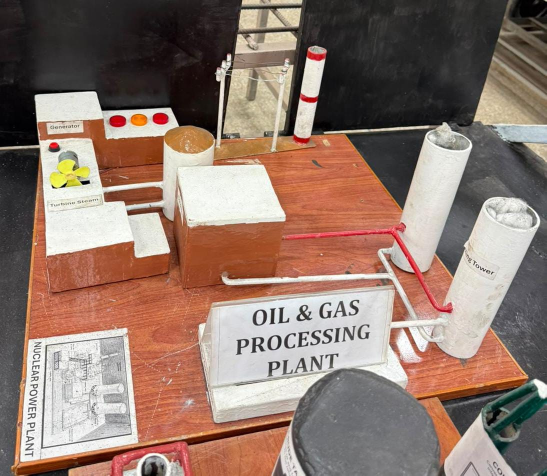
#> input picture new images/1.jpeg, 1093 x 951 px (shown at 1/2 size); its folder holds only this picture in this run
$ python make_sheet.py
#> lines starting #> are read from the running program, lines starting #| are printed output that depends on the picture
import os
from PIL import Image, ImageDraw

folder = "new images"
images = [f for f in os.listdir(folder) if f.endswith(('.jpeg', '.jpg', '.png'))]
images.sort()

thumb_width = 300
thumb_height = 200
cols = 5
rows = (len(images) + cols - 1) // cols

contact_sheet = Image.new('RGB', (cols * thumb_width, rows * thumb_height), (255, 255, 255))
#> contact_sheet: PIL image 1500x200 RGB; every value is 255
draw = ImageDraw.Draw(contact_sheet)

for i, img_name in enumerate(images):
    img_path = os.path.join(folder, img_name)
    try:
        img = Image.open(img_path)
#> img is the input picture: PIL image 1093x951 RGB; mean R, G, B 144, 120.1, 108.7
        img.thumbnail((thumb_width, thumb_height))
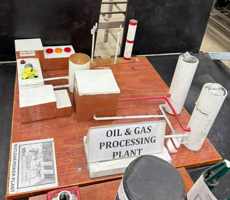
#> img: PIL image 230x200 RGB; mean R, G, B 144.1, 120.2, 108.8
        x = (i % cols) * thumb_width + (thumb_width - img.width) // 2
#> x = 35
        y = (i // cols) * thumb_height + (thumb_height - img.height) // 2
#> y = 0
        contact_sheet.paste(img, (x, y))
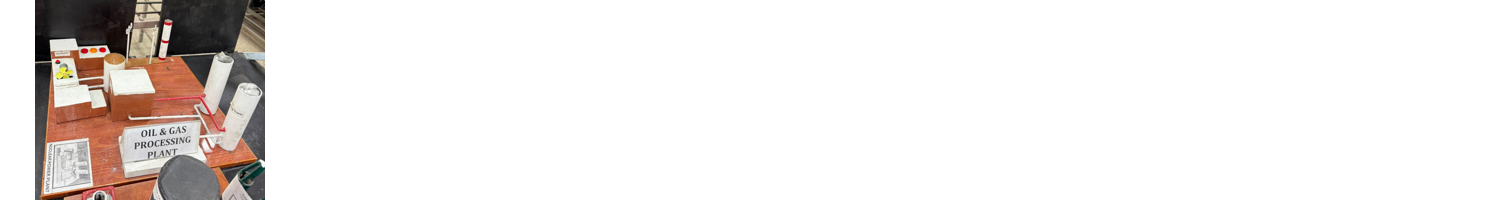
#> contact_sheet: PIL image 1500x200 RGB; mean R, G, B 238, 234.3, 232.6
        text_x = (i % cols) * thumb_width + 10
        text_y = (i // cols) * thumb_height + 10
        draw.text((text_x, text_y), img_name, fill=(255, 0, 0))
    except Exception as e:
        print(f"Error processing {img_name}: {e}")

contact_sheet.save("contact_sheet.jpg")
print("Contact sheet created at contact_sheet.jpg")

$ run again, on new images/13.jpeg
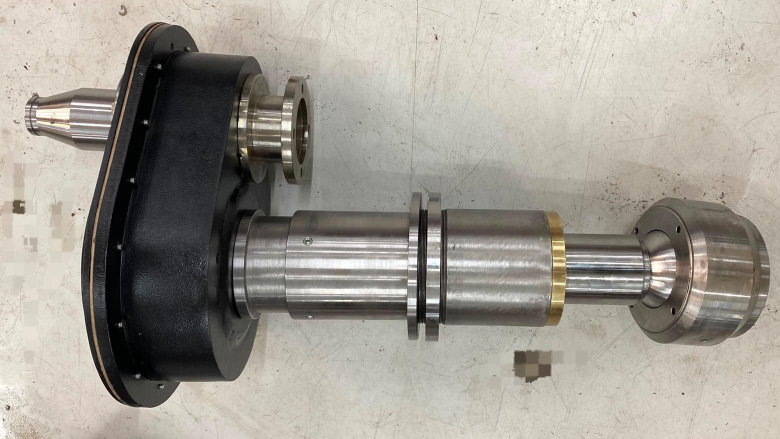
#> input picture new images/13.jpeg, 1560 x 878 px (shown at 1/2 size)
#> img is the input picture: PIL image 1560x878 RGB; mean R, G, B 159.7, 155, 146.2
#> `img.thumbnail((thumb_width, thumb_height))`:
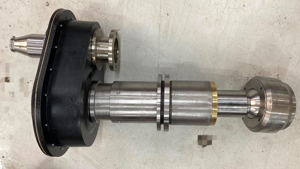
#> img: PIL image 300x169 RGB; mean R, G, B 159.8, 155.2, 146.3
#> `contact_sheet.paste(img, (x, y))`:
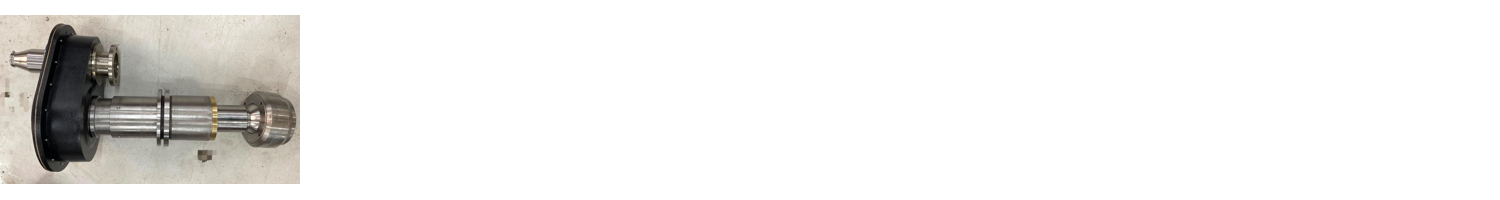
#> contact_sheet: PIL image 1500x200 RGB; mean R, G, B 238.9, 238.1, 236.6

$ run again, on new images/14.jpeg
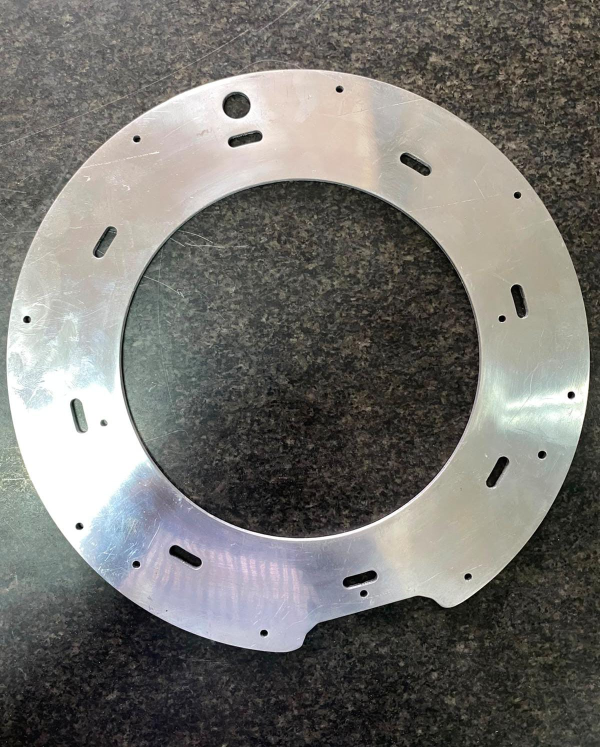
#> input picture new images/14.jpeg, 1200 x 1494 px (shown at 1/2 size)
#> img is the input picture: PIL image 1200x1494 RGB; mean R, G, B 115.2, 113.9, 109.7
#> `img.thumbnail((thumb_width, thumb_height))`:
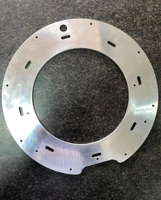
#> img: PIL image 161x200 RGB; mean R, G, B 115.1, 113.8, 109.6
#> `contact_sheet.paste(img, (x, y))`:
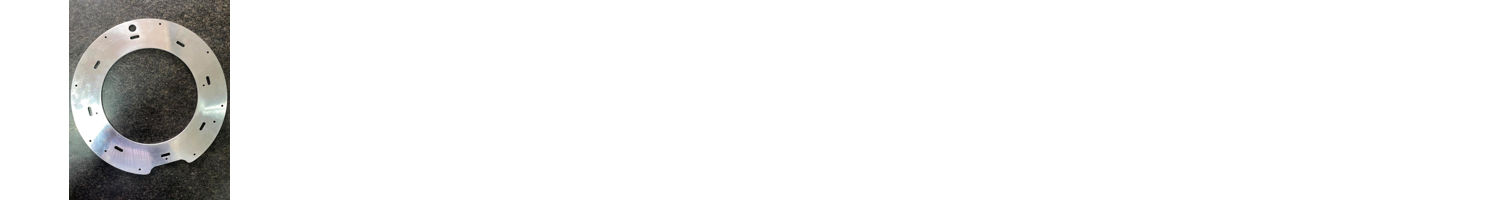
#> contact_sheet: PIL image 1500x200 RGB; mean R, G, B 240, 239.8, 239.4

$ run again, on new images/15.jpeg
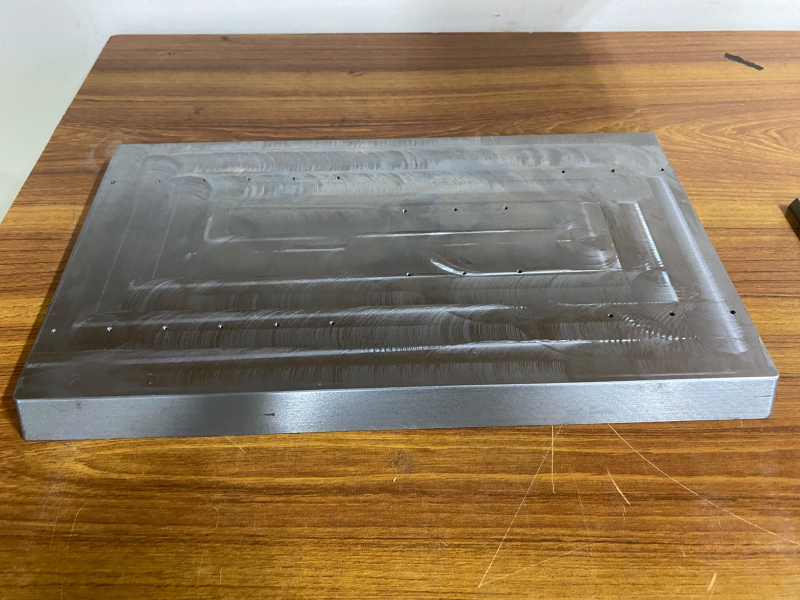
#> input picture new images/15.jpeg, 1600 x 1200 px (shown at 1/2 size)
#> img is the input picture: PIL image 1600x1200 RGB; mean R, G, B 142.7, 121, 92.8
#> `img.thumbnail((thumb_width, thumb_height))`:
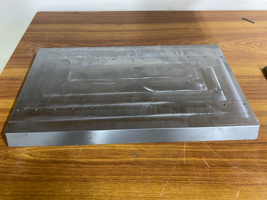
#> img: PIL image 267x200 RGB; mean R, G, B 142.6, 121, 92.8
#> `contact_sheet.paste(img, (x, y))`:
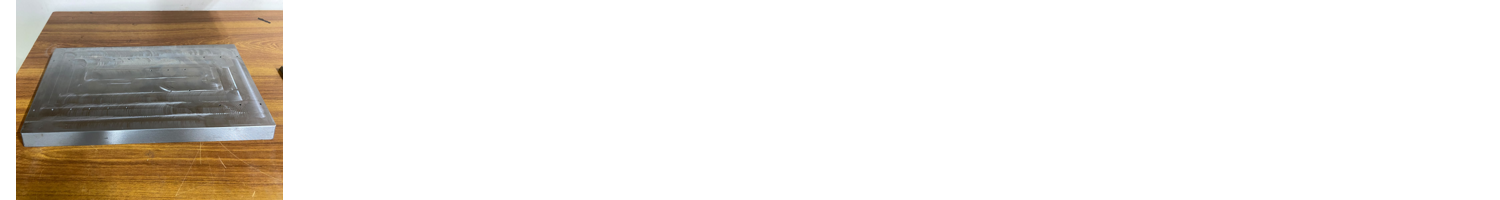
#> contact_sheet: PIL image 1500x200 RGB; mean R, G, B 235, 231.1, 226.1

$ run again, on new images/10.jpeg
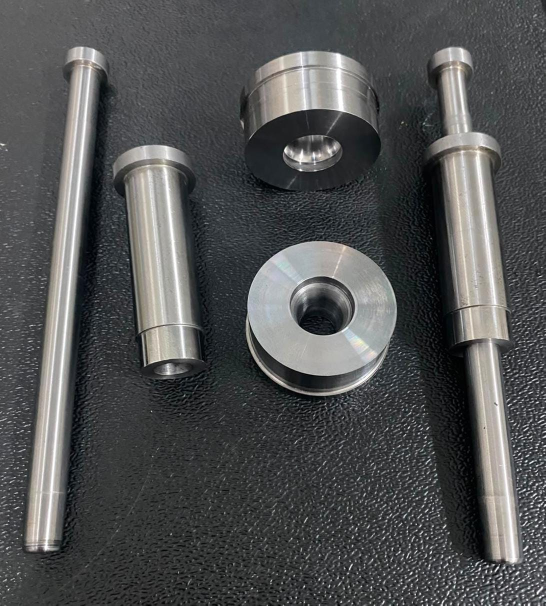
#> input picture new images/10.jpeg, 1091 x 1211 px (shown at 1/2 size)
#> img is the input picture: PIL image 1091x1211 RGB; mean R, G, B 80.9, 82, 82.4
#> `img.thumbnail((thumb_width, thumb_height))`:
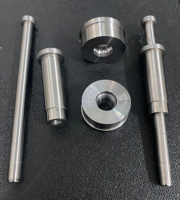
#> img: PIL image 180x200 RGB; mean R, G, B 80.8, 81.9, 82.3
#> `contact_sheet.paste(img, (x, y))`:
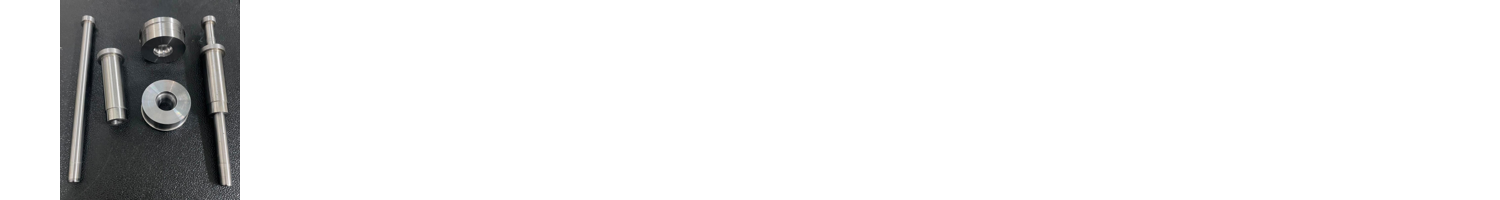
#> contact_sheet: PIL image 1500x200 RGB; mean R, G, B 234.1, 234.2, 234.3
